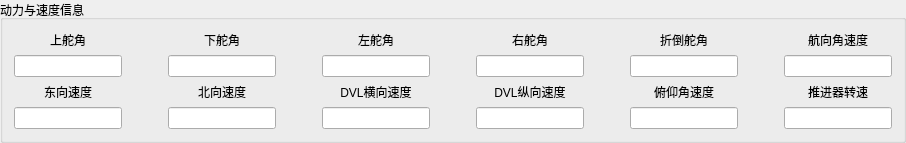
       <widget class="QGroupBox" name="groupBox_2">
        <property name="title">
         <string>动力与速度信息</string>
        </property>
        <layout class="QGridLayout" name="gridLayout">
         <item row="0" column="6">
          <layout class="QVBoxLayout" name="verticalLayout_5">
           <item>
            <widget class="QLabel" name="label_29">
             <property name="text">
              <string>右舵角</string>
             </property>
             <property name="alignment">
              <set>Qt::AlignCenter</set>
             </property>
            </widget>
           </item>
           <item>
            <widget class="QLineEdit" name="lineEdit_4"/>
           </item>
          </layout>
         </item>
         <item row="1" column="4">
          <layout class="QVBoxLayout" name="verticalLayout_10">
           <item>
            <widget class="QLabel" name="label_34">
             <property name="text">
              <string>DVL横向速度</string>
             </property>
             <property name="alignment">
              <set>Qt::AlignCenter</set>
             </property>
            </widget>
           </item>
           <item>
            <widget class="QLineEdit" name="lineEdit_9"/>
           </item>
          </layout>
         </item>
         <item row="0" column="4">
          <layout class="QVBoxLayout" name="verticalLayout_4">
           <item>
            <widget class="QLabel" name="label_3">
             <property name="text">
              <string>左舵角</string>
             </property>
             <property name="alignment">
              <set>Qt::AlignCenter</set>
             </property>
            </widget>
           </item>
           <item>
            <widget class="QLineEdit" name="lineEdit_3"/>
           </item>
          </layout>
         </item>
         <item row="0" column="8">
          <layout class="QVBoxLayout" name="verticalLayout_6">
           <item>
            <widget class="QLabel" name="label_30">
             <property name="text">
              <string>折倒舵角</string>
             </property>
             <property name="alignment">
              <set>Qt::AlignCenter</set>
             </property>
            </widget>
           </item>
           <item>
            <widget class="QLineEdit" name="lineEdit_5"/>
           </item>
          </layout>
         </item>
         <item row="1" column="8">
          <layout class="QVBoxLayout" name="verticalLayout_12">
           <item>
            <widget class="QLabel" name="label_36">
             <property name="text">
              <string>俯仰角速度</string>
             </property>
             <property name="alignment">
              <set>Qt::AlignCenter</set>
             </property>
            </widget>
           </item>
           <item>
            <widget class="QLineEdit" name="lineEdit_11"/>
           </item>
          </layout>
         </item>
         <item row="1" column="6">
          <layout class="QVBoxLayout" name="verticalLayout_11">
           <item>
            <widget class="QLabel" name="label_35">
             <property name="text">
              <string>DVL纵向速度</string>
             </property>
             <property name="alignment">
              <set>Qt::AlignCenter</set>
             </property>
            </widget>
           </item>
           <item>
            <widget class="QLineEdit" name="lineEdit_10"/>
           </item>
          </layout>
         </item>
         <item row="0" column="10">
          <layout class="QVBoxLayout" name="verticalLayout_7">
           <item>
            <widget class="QLabel" name="label_31">
             <property name="text">
              <string>航向角速度</string>
             </property>
             <property name="alignment">
              <set>Qt::AlignCenter</set>
             </property>
            </widget>
           </item>
           <item>
            <widget class="QLineEdit" name="lineEdit_6"/>
           </item>
          </layout>
         </item>
         <item row="1" column="2">
          <layout class="QVBoxLayout" name="verticalLayout_9">
           <item>
            <widget class="QLabel" name="label_33">
             <property name="text">
              <string>北向速度</string>
             </property>
             <property name="alignment">
              <set>Qt::AlignCenter</set>
             </property>
            </widget>
           </item>
           <item>
            <widget class="QLineEdit" name="lineEdit_8"/>
           </item>
          </layout>
         </item>
         <item row="1" column="5">
          <spacer name="horizontalSpacer_3">
           <property name="orientation">
            <enum>Qt::Horizontal</enum>
           </property>
           <property name="sizeHint" stdset="0">
            <size>
             <width>40</width>
             <height>20</height>
            </size>
           </property>
          </spacer>
         </item>
         <item row="1" column="1">
          <spacer name="horizontalSpacer">
           <property name="orientation">
            <enum>Qt::Horizontal</enum>
           </property>
           <property name="sizeHint" stdset="0">
            <size>
             <width>40</width>
             <height>20</height>
            </size>
           </property>
          </spacer>
         </item>
         <item row="0" column="2">
          <layout class="QVBoxLayout" name="verticalLayout_3">
           <item>
            <widget class="QLabel" name="label_2">
             <property name="text">
              <string>下舵角</string>
             </property>
             <property name="alignment">
              <set>Qt::AlignCenter</set>
             </property>
            </widget>
           </item>
           <item>
            <widget class="QLineEdit" name="lineEdit_2"/>
           </item>
          </layout>
         </item>
         <item row="1" column="3">
          <spacer name="horizontalSpacer_2">
           <property name="orientation">
            <enum>Qt::Horizontal</enum>
           </property>
           <property name="sizeHint" stdset="0">
            <size>
             <width>40</width>
             <height>20</height>
            </size>
           </property>
          </spacer>
         </item>
         <item row="0" column="0">
          <layout class="QVBoxLayout" name="verticalLayout_2">
           <item>
            <widget class="QLabel" name="label">
             <property name="text">
              <string>上舵角</string>
             </property>
             <property name="alignment">
              <set>Qt::AlignCenter</set>
             </property>
            </widget>
           </item>
           <item>
            <widget class="QLineEdit" name="lineEdit"/>
           </item>
          </layout>
         </item>
         <item row="1" column="0">
          <layout class="QVBoxLayout" name="verticalLayout_8">
           <item>
            <widget class="QLabel" name="label_32">
             <property name="text">
              <string>东向速度</string>
             </property>
             <property name="alignment">
              <set>Qt::AlignCenter</set>
             </property>
            </widget>
           </item>
           <item>
            <widget class="QLineEdit" name="lineEdit_7"/>
           </item>
          </layout>
         </item>
         <item row="1" column="10">
          <layout class="QVBoxLayout" name="verticalLayout_13">
           <item>
            <widget class="QLabel" name="label_37">
             <property name="text">
              <string>推进器转速</string>
             </property>
             <property name="alignment">
              <set>Qt::AlignCenter</set>
             </property>
            </widget>
           </item>
           <item>
            <widget class="QLineEdit" name="lineEdit_12"/>
           </item>
          </layout>
         </item>
         <item row="1" column="7">
          <spacer name="horizontalSpacer_8">
           <property name="orientation">
            <enum>Qt::Horizontal</enum>
           </property>
           <property name="sizeHint" stdset="0">
            <size>
             <width>40</width>
             <height>20</height>
            </size>
           </property>
          </spacer>
         </item>
         <item row="1" column="9">
          <spacer name="horizontalSpacer_9">
           <property name="orientation">
            <enum>Qt::Horizontal</enum>
           </property>
           <property name="sizeHint" stdset="0">
            <size>
             <width>40</width>
             <height>20</height>
            </size>
           </property>
          </spacer>
         </item>
        </layout>
       </widget>
